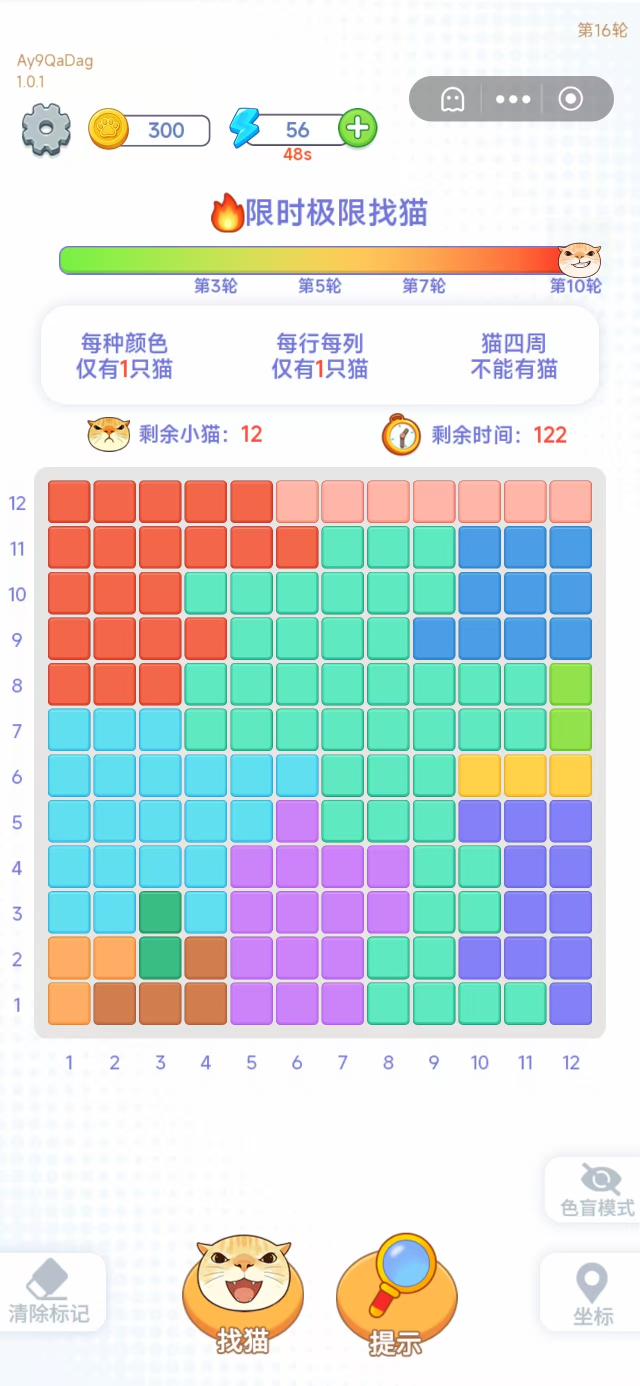
#> input picture example01.jpg, 1280 x 2772 px (shown at 1/2 size)
$ python solver.py example01.jpg
#> lines starting #> are read from the running program, lines starting #| are printed output that depends on the picture; after the words box and inside, x2 and y2 are one past the last pixel; in counts of white or black regions, pixels touching at a corner belong together
# -*- coding: utf-8 -*-
"""
n-times-n 找猫求解器
====================
输入: 一张游戏截图(n*n 纯色格子, 每种颜色连成一片)
输出: n 只小猫的坐标 (列, 行), 与游戏内坐标一致(左下角为 (1,1))

游戏规则:
  1. 每种颜色仅有 1 只猫
  2. 每行每列仅有 1 只猫
  3. 任意两只猫不能相邻 —— 上下左右和对角线都不行(八邻);
     中间格子周围 8 格都不能有猫, 贴边 5 格, 贴角 3 格

用法:
  python solver.py 截图.jpg            # 打印坐标
  python solver.py 截图.jpg --mark     # 另存标注结果图, 自动命名为同名 .png
  python solver.py 截图.jpg --mark out.png  # 另存到指定路径
  python solver.py 截图.jpg --json     # 输出 JSON
"""

import argparse
import json
import os
import sys

import numpy as np
from PIL import Image, ImageDraw


# ---------------------------------------------------------------- 图像识别

def _runs(mask):
    """布尔序列 -> 连续 True 区段 [(start, end)]"""
    out, start = [], None
    for i, v in enumerate(mask):
        if v and start is None:
            start = i
        elif not v and start is not None:
            out.append((start, i - 1))
            start = None
    if start is not None:
        out.append((start, len(mask) - 1))
    return out


def _pick_series(bands):
    """从若干条带中挑出等间距、等宽度的最长连续序列(滤掉 UI 干扰)"""
    if not bands:
        return []
    widths = np.array([b[1] - b[0] + 1 for b in bands], dtype=float)
    med_w = float(np.median(widths))
    best = []
    for i in range(len(bands)):
        series = [bands[i]]
        for j in range(i + 1, len(bands)):
            p0 = series[-1][0] - series[0][0]
            pitch = p0 / (len(series) - 1) if len(series) > 1 else None
            gap = bands[j][0] - series[-1][0]
            w = bands[j][1] - bands[j][0] + 1
            ok_w = 0.6 * med_w <= w <= 1.5 * med_w
            ok_p = pitch is None or abs(gap - pitch) <= 0.25 * pitch
            if ok_w and ok_p:
                series.append(bands[j])
            elif pitch is not None and gap > 1.6 * pitch:
                break
        if len(series) > len(best):
            best = series
    return best


def _bands(counts, thresh):
    return [b for b in _runs(counts > thresh) if b[1] - b[0] >= 12]


def _detect_n(a):
    """找出棋盘的 n 与行列条带。先用饱和度找彩色区, 再用边缘剖面求格线。"""
    sat = (a.max(axis=2) - a.min(axis=2))
    colored = sat > 35                      # 棋盘格子与彩色文字均为"有色"
    rowcnt = colored.sum(axis=1)

    best = None
    for frac in (0.45, 0.35, 0.55, 0.30, 0.60):
        rows = _pick_series(_bands(rowcnt, rowcnt.max() * frac))
        if not rows:
            continue
        sub = colored[rows[0][0]:rows[-1][1] + 1]
        colcnt = sub.sum(axis=0)
        cols = _pick_series(_bands(colcnt, colcnt.max() * frac))
        if not cols:
            continue
        if len(rows) == len(cols):
            best = (rows, cols)
            break
    if best is None:
        raise RuntimeError("未能识别出棋盘格子, 请确认截图包含完整的 n*n 网格")
    rows, cols = best
    if len(rows) != len(cols):
        raise RuntimeError("行列数不一致: %d 行 x %d 列" % (len(rows), len(cols)))
    return rows, cols


def _cluster(colors, tol=34):
    """把采样颜色聚成 n 类(贪心 + 两轮重分配)"""
    clusters = []                            # [mean_rgb, [member_idx]]
    assign = [None] * len(colors)
    for i, c in enumerate(colors):
        hit = None
        for k, (mean, _) in enumerate(clusters):
            if max(abs(int(mean[t]) - int(c[t])) for t in range(3)) <= tol:
                hit = k
                break
        if hit is None:
            clusters.append([np.array(c, dtype=float), [i]])
            hit = len(clusters) - 1
        else:
            members = clusters[hit][1]
            members.append(i)
            clusters[hit][0] = np.mean([colors[m] for m in members], axis=0)
        assign[i] = hit

    for _ in range(2):                       # 重分配到最近的簇
        changed = False
        for i, c in enumerate(colors):
            k = int(np.argmin([np.abs(clusters[k][0] - c).max() for k in range(len(clusters))]))
            if k != assign[i]:
                for k2, (mean, members) in enumerate(clusters):
                    if i in members:
                        members.remove(i)
                clusters[k][1].append(i)
                assign[i] = k
                changed = True
        for k in range(len(clusters)):
            if clusters[k][1]:
                clusters[k][0] = np.mean([colors[m] for m in clusters[k][1]], axis=0)
        if not changed:
            break
    return assign, len(clusters)


def _cluster_auto(colors, n):
    """自动搜索颜色容差, 使聚类数正好等于 n"""
    best = None
    for tol in (30, 28, 26, 24, 22, 20, 18, 16, 14, 12, 10, 9, 8, 7, 6, 5, 4):
        assign, k = _cluster(colors, tol)
        if k == n:
            return assign, k
        if best is None or abs(k - n) < abs(best[1] - n):
            best = (assign, k)
    print("[警告] 自动容差仍未聚成 %d 种颜色" % n, file=sys.stderr)
    return best


def _connected(grid, k):
    """检查编号 k 的区域是否四连通; 否则返回其最大连通块的掩码"""
    g = (grid == k)
    h, w = g.shape
    seen = np.zeros_like(g)
    comps = []
    for r in range(h):
        for c in range(w):
            if g[r, c] and not seen[r, c]:
                stack, cur = [(r, c)], []
                seen[r, c] = True
                while stack:
                    y, x = stack.pop()
                    cur.append((y, x))
                    for dy, dx in ((1, 0), (-1, 0), (0, 1), (0, -1)):
                        ny, nx = y + dy, x + dx
                        if 0 <= ny < h and 0 <= nx < w and g[ny, nx] and not seen[ny, nx]:
                            seen[ny, nx] = True
                            stack.append((ny, nx))
                comps.append(cur)
    comps.sort(key=len, reverse=True)
    mask = np.zeros_like(g)
    if not comps:
        return mask, 0
    for y, x in comps[0]:
        mask[y, x] = True
    return mask, len(comps)


def read_grid(path):
    """截图 -> (n, regions)  regions[r][c] 为颜色区域编号, r=0 是最上面一行"""
    im = Image.open(path).convert("RGB")
    a = np.asarray(im).astype(np.int16)
    rows, cols = _detect_n(a)
    n = len(rows)

    colors = []
    boxes = []
    for (ry0, ry1) in rows:
        for (cx0, cx1) in cols:
            h = max(3, int((ry1 - ry0 + 1) * 0.35))
            w = max(3, int((cx1 - cx0 + 1) * 0.35))
            cy, cx = (ry0 + ry1) // 2, (cx0 + cx1) // 2
            patch = a[cy - h // 2:cy + h // 2 + 1, cx - w // 2:cx + w // 2 + 1]
            colors.append(np.median(patch.reshape(-1, 3), axis=0))
            boxes.append((cx0, ry0, cx1, ry1))

    assign, k = _cluster_auto(colors, n)
    if k != n:
        print("[警告] 颜色聚类数 %d != %d, 按 %d 处理(请检查截图)" % (k, n, n), file=sys.stderr)

    regions = np.array(assign, dtype=int).reshape(n, n)

    # 每种颜色必须连成一片(游戏设定), 只保留最大连通块
    for k in range(n):
        mask, ncomp = _connected(regions, k)
        if ncomp > 1:
            print("[警告] 颜色 %d 不连通(%d 块), 已取最大块" % (k + 1, ncomp), file=sys.stderr)
            regions[(regions == k) & ~mask] = -1
    return n, regions, boxes


# ---------------------------------------------------------------- 求解

def solve(n, regions, limit=50):
    """规则求解, 返回找到的解(最多 limit 个)

    规则:
      1) 每种颜色恰好 1 只猫
      2) 每行每列恰好 1 只猫
      3) 任意两只猫不能相邻 —— 上下左右与对角线都不行(八邻)

    关键: 猫只占它所在颜色区域里的**一格**, 因此冲突只按"该格子的邻居"计算,
    不能按整个颜色区域的邻居并集来算(那是过度约束, 会把有解判成无解)。
    """
    dirs = [(1, 0), (-1, 0), (0, 1), (0, -1),
            (1, 1), (1, -1), (-1, 1), (-1, -1)]

    regs = sorted(int(x) for x in np.unique(regions))
    idx = lambda r, c: r * n + c

    cand = {k: 0 for k in regs}                      # 每种颜色的候选格掩码
    for r in range(n):
        for c in range(n):
            cand[int(regions[r][c])] |= 1 << idx(r, c)

    nbr = [0] * (n * n)                              # 每个格子的邻居掩码
    for r in range(n):
        for c in range(n):
            m = 0
            for dy, dx in dirs:
                ny, nx = r + dy, c + dx
                if 0 <= ny < n and 0 <= nx < n:
                    m |= 1 << idx(ny, nx)
            nbr[idx(r, c)] = m

    rowmask = [sum(1 << idx(r, c) for c in range(n)) for r in range(n)]
    colmask = [sum(1 << idx(r, c) for r in range(n)) for c in range(n)]

    solutions = []
    state = {"forbid": 0, "row": 0, "col": 0, "placed": []}

    def rec(remaining):
        if not remaining:
            solutions.append(list(state["placed"]))
            return len(solutions) >= limit
        # 最小剩余值: 先处理候选格最少的颜色, 能大幅剪枝
        best, best_cnt = None, None
        for k in remaining:
            m = cand[k] & ~state["forbid"] & ~state["row"] & ~state["col"]
            cnt = bin(m).count("1")
            if best_cnt is None or cnt < best_cnt:
                best, best_cnt = k, cnt
                if cnt == 0:
                    break
        if best_cnt == 0:
            return False
        m = cand[best] & ~state["forbid"] & ~state["row"] & ~state["col"]
        rest = remaining - {best}
        while m:
            low = m & -m
            m ^= low
            p = low.bit_length() - 1
            r, c = divmod(p, n)
            saved = state["forbid"], state["row"], state["col"]
            state["forbid"] |= low | nbr[p]          # 只禁这一格的邻居
            state["row"] |= rowmask[r]
            state["col"] |= colmask[c]
            state["placed"].append((r, c))
            if rec(rest):
                return True
            state["placed"].pop()
            state["forbid"], state["row"], state["col"] = saved
        return False

    rec(set(regs))
    return solutions


def validate(n, regions, cells):
    """校验解是否符合三条规则"""
    rs = sorted(r for r, _ in cells)
    cs = sorted(c for _, c in cells)
    assert rs == list(range(n)), "行约束不满足"
    assert cs == list(range(n)), "列约束不满足"
    assert len({int(regions[r][c]) for r, c in cells}) == n, "颜色约束不满足"
    dirs = [(1, 0), (-1, 0), (0, 1), (0, -1),
            (1, 1), (1, -1), (-1, 1), (-1, -1)]
    for r, c in cells:
        for dy, dx in dirs:
            ny, nx = r + dy, c + dx
            if 0 <= ny < n and 0 <= nx < n:
                assert (ny, nx) not in cells, "两只猫相邻: (%d,%d)-(%d,%d)" % (r, c, ny, nx)


# ---------------------------------------------------------------- 输出

def main():
    ap = argparse.ArgumentParser(description="n-times-n 找猫求解器")
    ap.add_argument("image", help="游戏截图路径")
    ap.add_argument("--mark", nargs="?", const="", default=None, metavar="OUT.png",
                    help="保存标注了猫坐标的图片; 不带参数时自动保存为与截图同名的 .png")
    ap.add_argument("--json", action="store_true", help="以 JSON 输出")
    sys.stdout.reconfigure(encoding="utf-8")
    sys.stderr.reconfigure(encoding="utf-8")
    args = ap.parse_args()

    n, regions, boxes = read_grid(args.image)
#> in read_grid, im is the input picture: PIL image 1280x2772 RGB; mean R, G, B 213.3, 221.5, 220.3
#> in _detect_n, `sat = (a.max(axis=2) - a.min(axis=2))`:
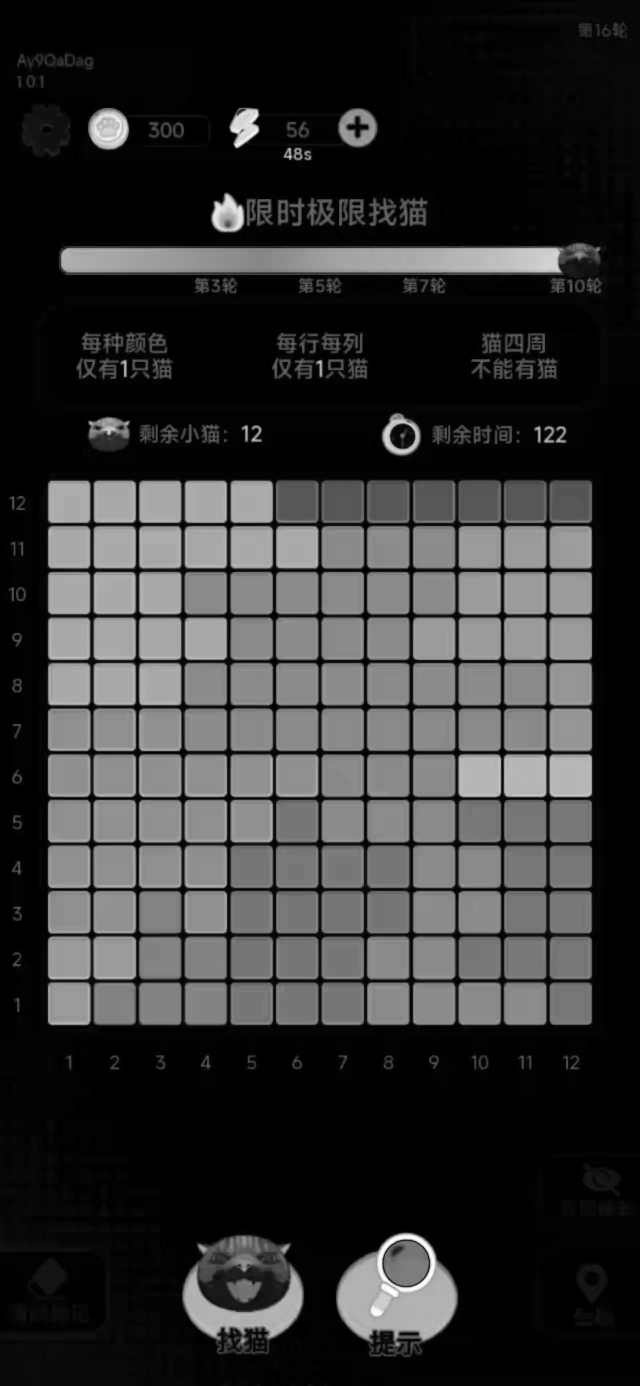
#> sat: shape (2772, 1280) int16 (shown at 1/2 size); min 0, max 255, mean 49.7
#> in _detect_n, `colored = sat > 35                      # 棋盘格子与彩色文字均为"有色"`:
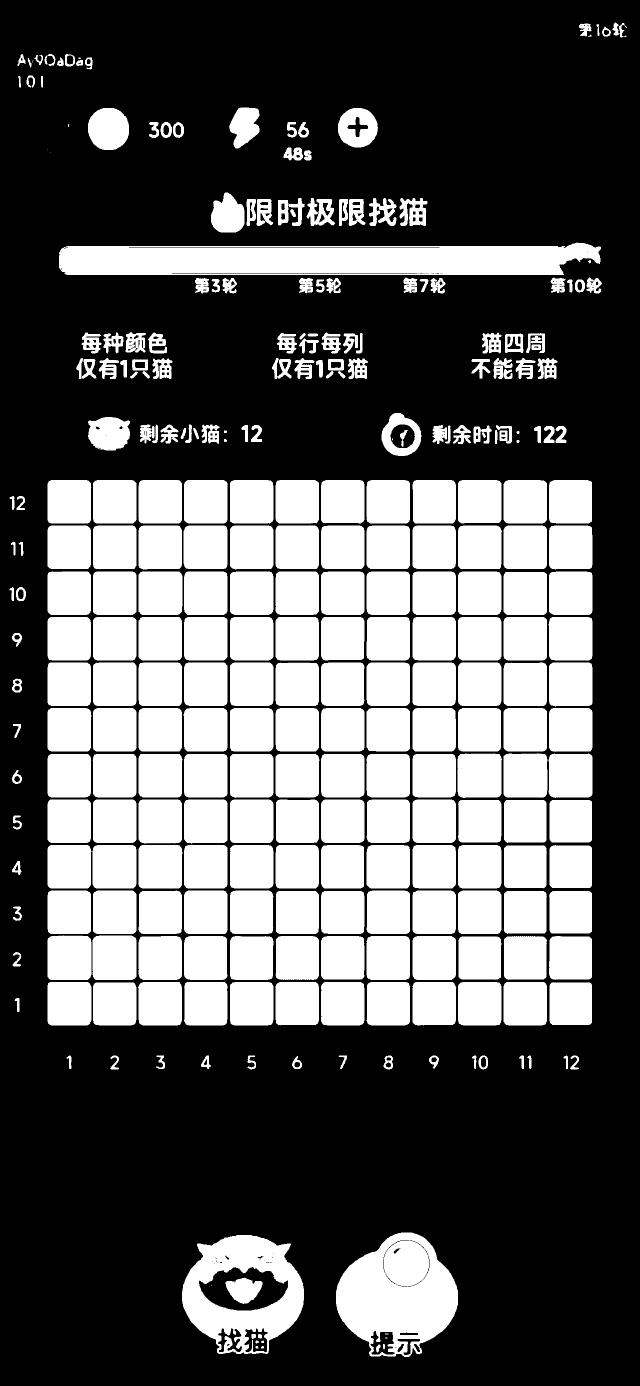
#> colored: shape (2772, 1280) bool (shown at 1/2 size); 36.4% white; 309 white regions (12 under 20 px), largest, box (x1, y1, x2, y2) and area: (118, 485, 1202, 550) 59357, (672, 2465, 916, 2714) 40650, (364, 2470, 608, 2708) 30414
#> in _detect_n, `rowcnt = colored.sum(axis=1)`: rowcnt = 2772 values, max 1082 at index 511, min 0 at index 0, mean 465.9
#> the loop in _detect_n, `for frac in (0.45, 0.35, 0.55, 0.30, 0.60):` made 1 pass
#> pass 1, in _detect_n, `sub = colored[rows[0][0]:rows[-1][1] + 1]`:
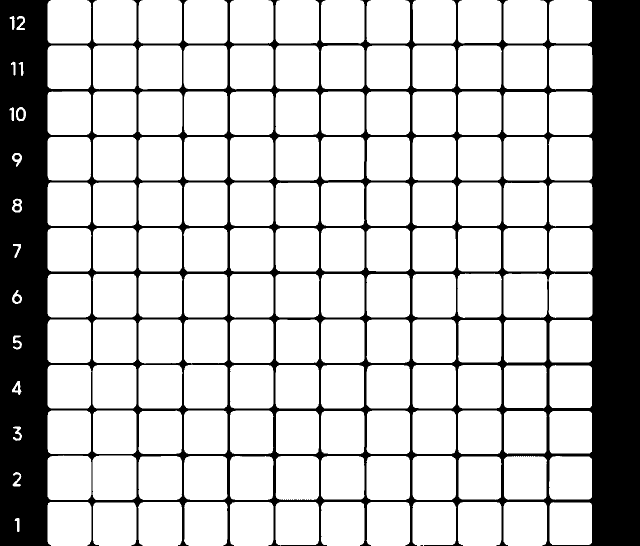
#> sub: shape (1091, 1280) bool (shown at 1/2 size); 77.1% white; 8 black regions (1 under 20 px), largest, box (x1, y1, x2, y2) and area: (0, 0, 1280, 1091) 319883, (36, 219, 47, 238) 179, (28, 592, 40, 604) 101
#> in read_grid, `rows, cols = _detect_n(a)`: rows = [(960, 1046), (1051, 1137), (1143, 1229), (1234, 1320), (1325, 1411), (1416, 1502), (1508, 1594), (1599, 1685), (1690, 1776), (1781, 1867), (1872, 1959), (1964, 2050)]; cols = [(95, 181), (186, 272), (277, 363), (368, 454), (460, 546), (551, 637), (642, 728), (733, 819), (825, 911), (916, 1002), (1007, 1093), (1098, 1183)]
#> in read_grid, `n = len(rows)`: n = 12
#> the loop in read_grid, `for (ry0, ry1) in rows:` made 12 passes
#> after the loop in read_grid, `for (ry0, ry1) in rows:`:
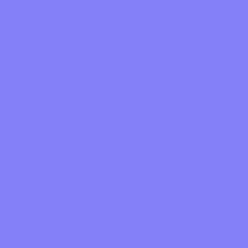
#> patch: shape (31, 31, 3) int16 (shown 8 times larger); mean R, G, B 132, 128, 248
#> after the loop in read_grid, `for (ry0, ry1) in rows:`: boxes = 144 items, first 6: (95, 960, 181, 1046), (186, 960, 272, 1046), (277, 960, 363, 1046), (368, 960, 454, 1046), (460, 960, 546, 1046), (551, 960, 637, 1046); colors = 144 items, first 6: [243, 102, 74], [243, 102, 74], [243, 102, 74], [243, 102, 74], [243, 102, 74], [255, 181, 168]
#> the loop in _cluster_auto, `for tol in (30, 28, 26, 24, 22, 20, 18, 16, 14, 12, 10, 9, 8, 7, 6, 5,..` made 1 pass
#> k on pass 1: 12
#> in read_grid, `assign, k = _cluster_auto(colors, n)`: assign = 144 values, max 11 at index 123, min 0 at index 0, mean 3.77; k = 12
#> n = 12
    solutions = solve(n, regions, limit=50)
#> in solve, `regs = sorted(int(x) for x in np.unique(regions))`: regs = [0, 1, 2, 3, 4, 5, 6, 7, 8, 9, 10, 11]
#> in solve, `cand = {k: 0 for k in regs}`: cand = 12 items
#> in solve, `nbr = [0] * (n * n)`: nbr = 144 values from 0 to 0
#> after the loop in solve, `for r in range(n):`: nbr = 144 items, first 6: 12290, 28677, 57354, 114708, 229416, 458832
#> the loop in rec, `for k in remaining:` made 12 passes
#> (m, cnt, best_cnt) on passes 1, 2, 5: (1971355746824223, 21, 21), (4064, 7, 7), (2361759702187126030336, 2, 2)
#> (m, cnt) on passes 3, 4, 6, 7, 8, 9: (10453984984652716111470991899033109603811328, 45), (263942934888448, 10), (3570893112605131647406009936248832, 21), (16924961474604808445886464, 3), (609934952961317893099990034578512969465856, 15), (11155137549566659787829271085066282084597760, 11)
#> after the loop in rec, `for k in remaining:`: best = 4; best_cnt = 2
#> in rec, `m = cand[best] & ~state["forbid"] & ~state["row"] & ~state["col"]`: m = 2361759702187126030336
#> in rec, `rest = remaining - {best}`: rest = 11 items
#> the loop in rec, `while m:` made 2 passes
#> (low, p, r, c, saved) on passes 1 to 2: (5444517870735015415413993718908291383296, 132, 11, 0, (0, 0, 0)), (5316911983139663491615228241121378304, 122, 10, 2, (0, 0, 0))
#> after the loop in rec, `while m:`: m = 0; state = {'forbid': 0, 'row': 0, 'col': 0, 'placed': []}
#> solutions = [[(4, 11), (6, 9), (9, 2), (8, 10), (3, 8), (10, 0), (11, 3), (7, 5), (5, 1), (1, 4), (2, 6), (0, 7)]]
    if not solutions:
        print("无解, 请检查截图是否完整、颜色是否清晰", file=sys.stderr)
        sys.exit(2)

    cells = solutions[0]
#> cells = [(4, 11), (6, 9), (9, 2), (8, 10), (3, 8), (10, 0), (11, 3), (7, 5), (5, 1), (1, 4), (2, 6), (0, 7)]
    validate(n, regions, cells)
#> in validate, `rs = sorted(r for r, _ in cells)`: rs = [0, 1, 2, 3, 4, 5, 6, 7, 8, 9, 10, 11]
#> the loop in validate, `for r, c in cells:` made 12 passes
    unique = "唯一解" if len(solutions) == 1 else "共 %d 个符合规则的解(最多统计 50 个), 输出第一个" % len(solutions)
#> unique = '唯一解'

    # 转成游戏坐标: 列 x 自左向右, 行 y 自下而上, 左下角为 (1,1)
    coords = sorted(((c + 1, n - r) for r, c in cells), key=lambda t: t[0])
#> coords = [(1, 2), (2, 7), (3, 3), (4, 1), (5, 11), (6, 5), (7, 10), (8, 12), (9, 9), (10, 6), (11, 4), (12, 8)]

    if args.json:
        print(json.dumps({"n": n, "unique": len(solutions) == 1,
                          "coords": [{"x": x, "y": y} for x, y in coords]}, ensure_ascii=False))
    else:
        print("棋盘: %d x %d   (%s)" % (n, n, unique))
#| 棋盘: 12 x 12   (唯一解)
        print("小猫坐标 (x=列, y=行):")
        print("  " + "  ".join("(%d,%d)" % (x, y) for x, y in coords))
#|   (1,2)  (2,7)  (3,3)  (4,1)  (5,11)  (6,5)  (7,10)  (8,12)  (9,9)  (10,6)  (11,4)  (12,8)
        print("逐只:")
        for i, (x, y) in enumerate(coords, 1):
            print("  第%2d只: 列%2d 行%2d  ->  (%d, %d)" % (i, x, y, x, y))
#> this loop made 12 passes
#> y on passes 1 to 12: 2, 7, 3, 1, 11, 5, 10, 12, 9, 6, 4, 8
#|   第 1只: 列 1 行 2  ->  (1, 2)
#|   第 2只: 列 2 行 7  ->  (2, 7)
#|   第 3只: 列 3 行 3  ->  (3, 3)
#|   第 4只: 列 4 行 1  ->  (4, 1)
#|   第 5只: 列 5 行11  ->  (5, 11)
#|   第 6只: 列 6 行 5  ->  (6, 5)
#|   第 7只: 列 7 行10  ->  (7, 10)
#|   第 8只: 列 8 行12  ->  (8, 12)
#> (further printed lines are left out)

    if args.mark is not None:
        out = args.mark or os.path.splitext(args.image)[0] + ".png"
        if os.path.abspath(out).lower() == os.path.abspath(args.image).lower():
            out = os.path.splitext(args.image)[0] + "_marked.png"   # 不覆盖原截图
        im = Image.open(args.image).convert("RGB")
        d = ImageDraw.Draw(im)
        for r, c in cells:
            x0, y0, x1, y1 = boxes[r * n + c]
            d.ellipse([x0 - 6, y0 - 6, x1 + 6, y1 + 6], outline=(255, 0, 0), width=8)
        im.save(out)
        print("已保存标注图: %s" % out, file=sys.stderr)


if __name__ == "__main__":
    main()
